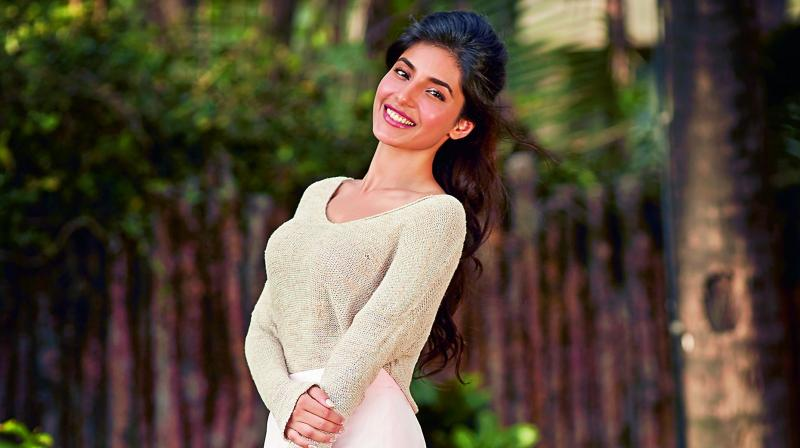
#> input picture gaur.jpeg, 800 x 448 px
$ python image.py
#> lines starting #> are read from the running program, lines starting #| are printed output that depends on the picture
#!/usr/bin/python3

import cv2


print(cv2.__version__)
img_data=cv2.imread('gaur.jpeg')
#> img_data is the input picture: shape (448, 800, 3); mean B, G, R 58.8, 75.1, 86.8
#print(img_data)
#print (type(img_data))
new_img_data=img_data-50
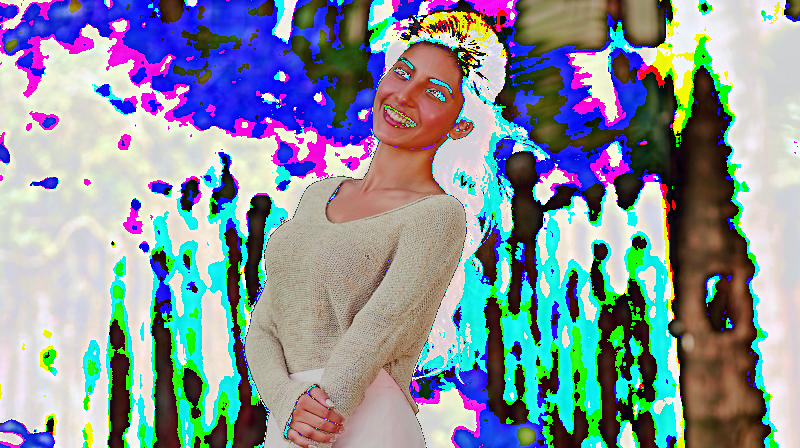
#> new_img_data: shape (448, 800, 3); mean B, G, R 156, 145.9, 134.4
cv2.imwrite('gaur1.jpeg',new_img_data)
cv2.imshow('gaur',new_img_data)
cv2.waitKey(0)
cv2.destroyAllWindows()
